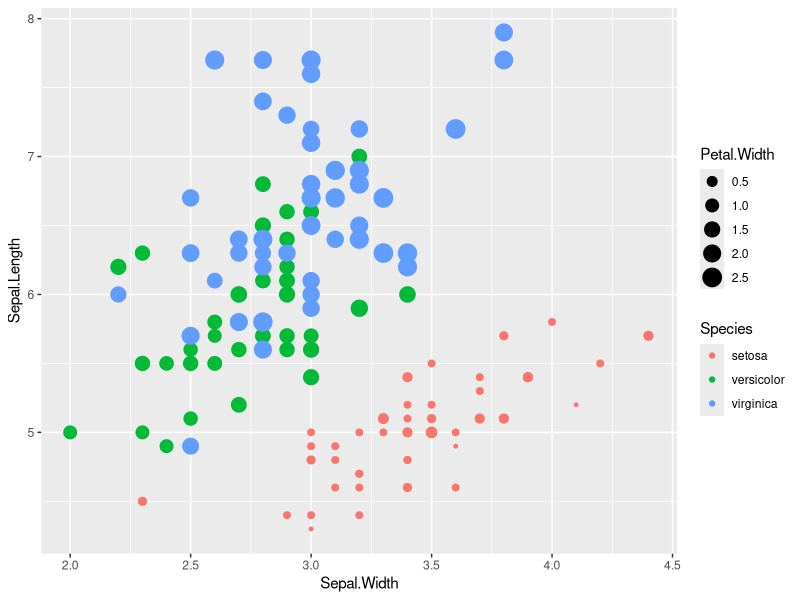
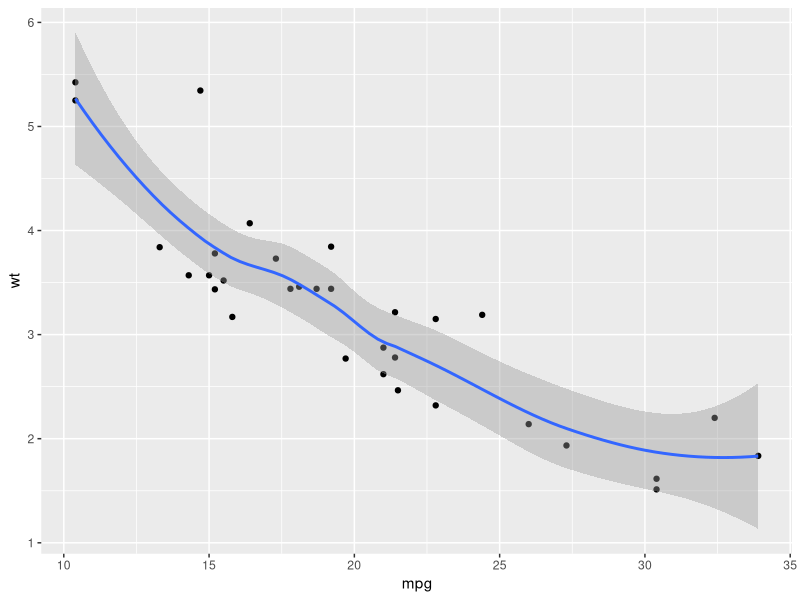

Here is the R script that generated these plots, in order:
## ---- chunk 1
knitr::opts_chunk$set(
  collapse = TRUE,
  comment = "#>",
  fig.path = "README-"
)
## ---- chunk 2
library(ggplot2)
## ---- chunk 3
ggplot(iris) +
geom_point(aes(Sepal.Width,
               Sepal.Length,
               colour=Species,
               size=Petal.Width))
## ---- chunk 4
ggplot(mtcars) + geom_point(aes(x=mpg, y=wt)) + geom_smooth(aes(x=mpg, y=wt), method='loess')
